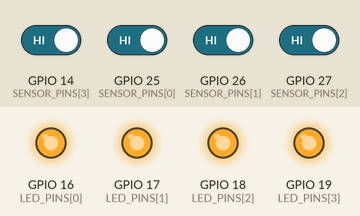
Recording of a sketch running on a simulated ESP32. Shown: output pins drawn as LEDs (lit = HIGH). Inputs (shaded band) come from the test bench; at power-on: GPIO 14 (SENSOR_PINS[3]), GPIO 25 (SENSOR_PINS[0]), GPIO 26 (SENSOR_PINS[1]), GPIO 27 (SENSOR_PINS[2]) HIGH. WiFi joins after 1.5 s; servers stay silent unless stated; no MQTT or app messages arrive unless stated.

Above: at 2.7 s.
2.8 s: GPIO 14 (SENSOR_PINS[3]) driven LOW
At 3.1 s:
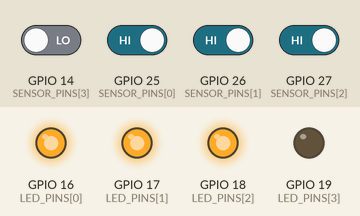
4.3 s: GPIO 25 (SENSOR_PINS[0]) driven LOW
At 5.5 s:
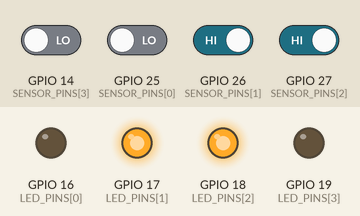
5.8 s: GPIO 26 (SENSOR_PINS[1]) driven LOW
At 6.7 s:
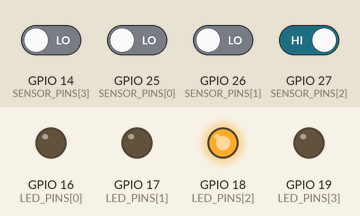
7.3 s: GPIO 14 (SENSOR_PINS[3]) driven HIGH
At 7.9 s:
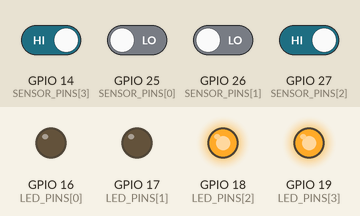
8.8 s: GPIO 27 (SENSOR_PINS[2]) driven LOW
At 9.1 s:
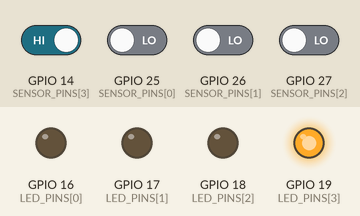
10.3 s: GPIO 25 (SENSOR_PINS[0]) driven HIGH
At 11.5 s:
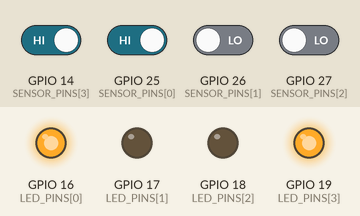
Timing chart, 0 to 12.8 s (numbered marks = the images above; inputs shaded):
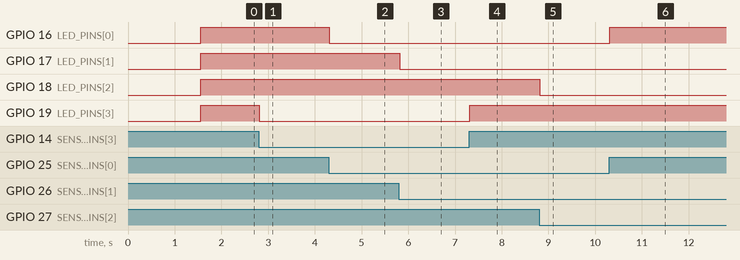

The sketch:

esp32_parking.ino
```cpp
#include <WiFi.h>
#include <PubSubClient.h>

const char* WIFI_SSID = "YOUR_WIFI";
const char* WIFI_PASSWORD = "YOUR_PASSWORD";
const char* MQTT_HOST = "192.168.1.100";
const int MQTT_PORT = 1883;
const char* MQTT_TOPIC = "parking/slots";

const int SENSOR_PINS[4] = {25, 26, 27, 14};
const int LED_PINS[4] = {16, 17, 18, 19};
const char* SLOT_NAMES[4] = {"SLOT-1", "SLOT-2", "SLOT-3", "SLOT-4"};

WiFiClient wifiClient;
PubSubClient mqtt(wifiClient);
bool lastState[4] = {false, false, false, false};
unsigned long lastChange[4] = {0, 0, 0, 0};
const unsigned long DEBOUNCE_MS = 150;

void connectWiFi() {
  WiFi.mode(WIFI_STA);
  WiFi.begin(WIFI_SSID, WIFI_PASSWORD);
  while (WiFi.status() != WL_CONNECTED) delay(300);
}

void connectMQTT() {
  while (!mqtt.connected()) {
    String clientId = "ESP32-PARKING-" + String((uint32_t)ESP.getEfuseMac(), HEX);
    if (mqtt.connect(clientId.c_str())) return;
    delay(1000);
  }
}

void publishState(int index, bool occupied) {
  String payload = "{\"slot\":\"" + String(SLOT_NAMES[index]) +
                   "\",\"occupied\":" + String(occupied ? "true" : "false") +
                   ",\"source\":\"ir\",\"confidence\":1.0,\"device_id\":\"ESP32-01\"}";
  mqtt.publish(MQTT_TOPIC, payload.c_str(), true);
}

void setup() {
  Serial.begin(115200);
  for (int i = 0; i < 4; i++) {
    pinMode(SENSOR_PINS[i], INPUT);
    pinMode(LED_PINS[i], OUTPUT);
  }
  connectWiFi();
  mqtt.setServer(MQTT_HOST, MQTT_PORT);
}

void loop() {
  if (WiFi.status() != WL_CONNECTED) connectWiFi();
  if (!mqtt.connected()) connectMQTT();
  mqtt.loop();

  for (int i = 0; i < 4; i++) {
    bool occupied = digitalRead(SENSOR_PINS[i]) == LOW;
    digitalWrite(LED_PINS[i], occupied ? LOW : HIGH);

    if (occupied != lastState[i] && millis() - lastChange[i] > DEBOUNCE_MS) {
      lastState[i] = occupied;
      lastChange[i] = millis();
      publishState(i, occupied);
    }
  }
  delay(20);
}
```

Measured:
- after the input at 2.8 s, GPIO 19 (LED_PINS[3]): HIGH → LOW at once
- after the input at 4.3 s, GPIO 16 (LED_PINS[0]): HIGH → LOW at once
- after the input at 5.8 s, GPIO 17 (LED_PINS[1]): HIGH → LOW at once
- after the input at 7.3 s, GPIO 19 (LED_PINS[3]): LOW → HIGH at once
- after the input at 8.8 s, GPIO 18 (LED_PINS[2]): HIGH → LOW at once
- after the input at 10.3 s, GPIO 16 (LED_PINS[0]): LOW → HIGH at once
